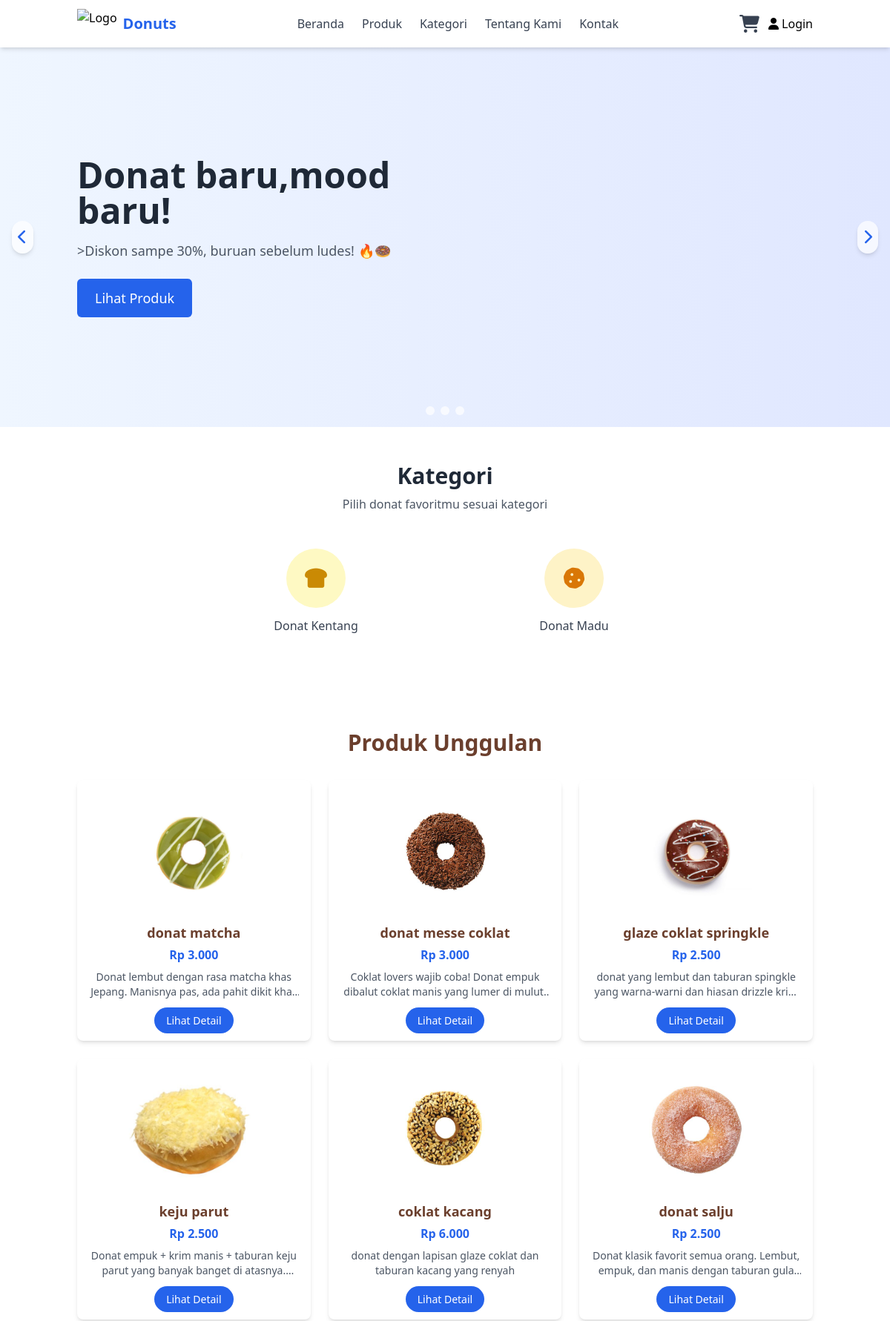
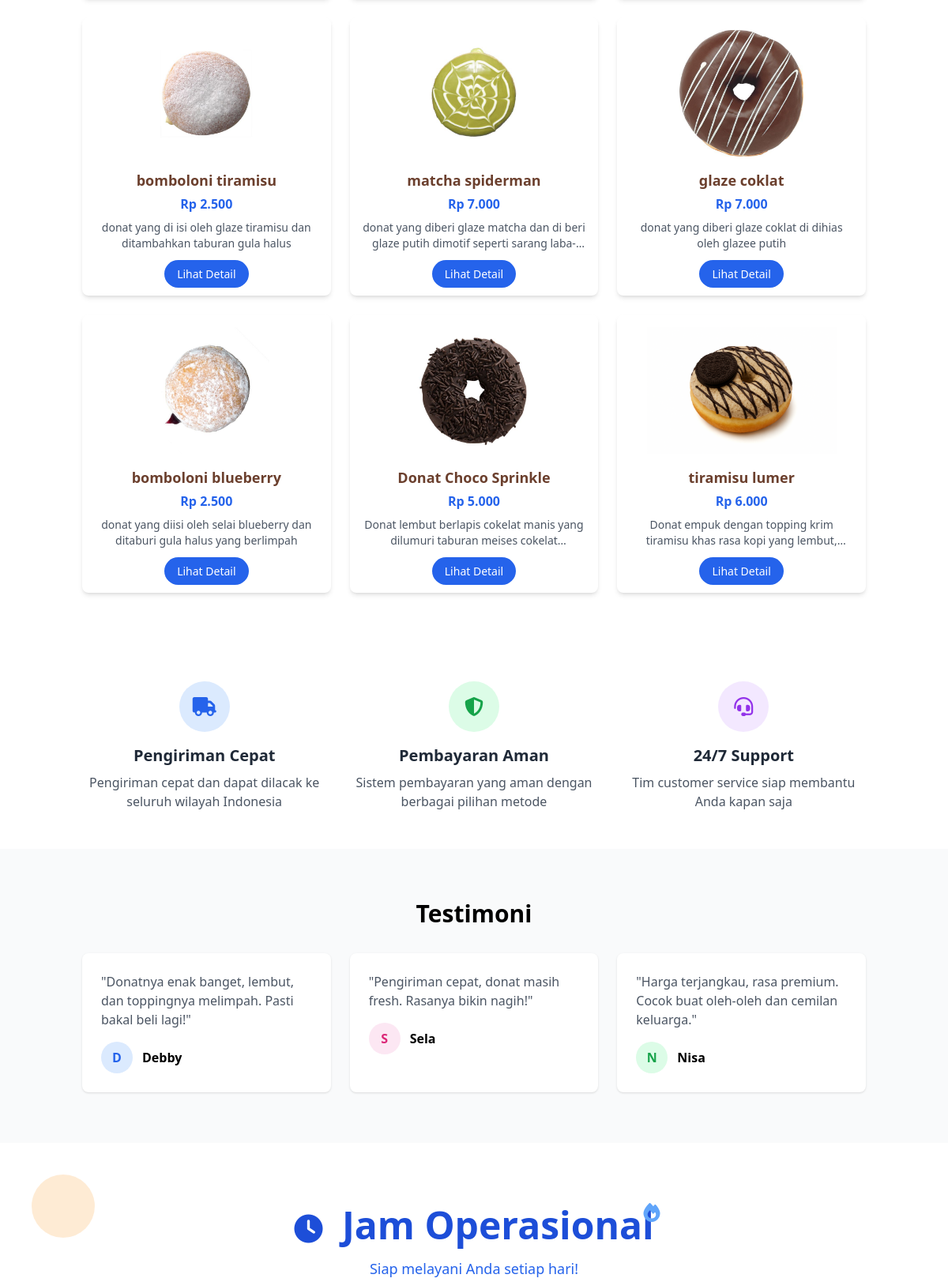
The page / (upper part) on the database its author committed (2 pictures, top to bottom).
### tables this page shows
CREATE TABLE `produk` (
  `id` int NOT NULL,
  `nama` varchar(255) DEFAULT NULL,
  `harga` int DEFAULT NULL,
  `stok` int DEFAULT NULL,
  `foto` text,
  `deskripsi` text,
  `id_kategori` int NOT NULL
);

### index.php (the view, shortened to what this page needs)
<?php
$user = null;
?>
<!DOCTYPE html>
<html lang="en">
<head>
    <script src="https://cdn.tailwindcss.com"></script>
    <link rel="stylesheet" href="https://cdnjs.cloudflare.com/ajax/libs/font-awesome/6.4.0/css/all.min.css">
</head>
<body class="bg-gray-50 font-sans">
<nav class="bg-white shadow-md sticky top-0 z-50">
    <div class="container mx-auto px-4 py-3 flex justify-between items-center">
        <div class="flex items-center space-x-2">
            <img src="https://i.pinimg.com/736x/7d/a5/e8/7da5e8d2640d92b429cbcfee78355263.jpg" alt="Logo" class="h-10">
            <span class="text-xl font-bold text-blue-600">Donuts</span>
        </div>
        <div class="hidden md:flex space-x-6">
            <a href="index.php" class="text-gray-700 hover:text-blue-600 font-medium">Beranda</a>
            <a href="produk.php" class="text-gray-700 hover:text-blue-600 font-medium">Produk</a>
            <a href="kategori.php" class="text-gray-700 hover:text-blue-600 font-medium">Kategori</a>
            <a href="tentang.php" class="text-gray-700 hover:text-blue-600 font-medium">Tentang Kami</a>
            <a href="kontak.php" class="text-gray-700 hover:text-blue-600 font-medium">Kontak</a>
        </div>
        <div class="flex items-center space-x-3">
            <a href="keranjang.php" class="relative inline-block">
                <i class="fa-solid fa-cart-shopping text-2xl text-gray-700"></i>
            </a>
            <?php if (!empty($user)): ?>
                <a href="profile.php" class="flex items-center space-x-2 hover:text-blue-600">
                    <img src="img/<?= htmlspecialchars($user['profile_picture'] ?? 'default.jpg') ?>"
                         alt="Profile" class="h-8 w-8 rounded-full object-cover">
                    <span><?= htmlspecialchars($user['username']) ?></span>
                </a>
            <?php else: ?>
                <a href="login.php" class="hover:text-blue-600">
                    <i class="fas fa-user"></i> Login
                </a>
            <?php endif; ?>
        </div>
    </div>
</nav>
    <section class="relative overflow-hidden">
        <div class="carousel-container relative h-96 md:h-[32rem]">
            <div class="carousel-slide active absolute inset-0 w-full h-full flex items-center bg-gradient-to-r from-blue-50 to-indigo-100">
                <div class="container mx-auto px-4 flex flex-col md:flex-row items-center">
                    <div class="md:w-1/2 mb-8 md:mb-0">
                        <h1 class="text-4xl md:text-5xl font-bold text-gray-800 mb-4">Donat baru,mood baru!</h1>
                        <p class="text-lg text-gray-600 mb-6">>Diskon sampe 30%, buruan sebelum ludes! 🔥🍩</p>
                      <button onclick="window.location.href='produk.php'"
    class="bg-blue-600 hover:bg-blue-700 text-white px-6 py-3 rounded-md font-medium text-lg transition duration-300">
</button>
                    </div>
                </div>
            </div>
        <button id="prev-btn" class="absolute left-4 top-1/2 transform -translate-y-1/2 bg-white bg-opacity-70 hover:bg-opacity-100 p-2 rounded-full shadow-md">
            <i class="fas fa-chevron-left text-blue-600 text-xl"></i>
        </button>
        <button id="next-btn" class="absolute right-4 top-1/2 transform -translate-y-1/2 bg-white bg-opacity-70 hover:bg-opacity-100 p-2 rounded-full shadow-md">
            <i class="fas fa-chevron-right text-blue-600 text-xl"></i>
        </button>
        <div class="absolute bottom-4 left-1/2 transform -translate-x-1/2 flex space-x-2">
            <span class="carousel-indicator w-3 h-3 rounded-full bg-white bg-opacity-70 cursor-pointer active"></span>
            <span class="carousel-indicator w-3 h-3 rounded-full bg-white bg-opacity-70 cursor-pointer"></span>
            <span class="carousel-indicator w-3 h-3 rounded-full bg-white bg-opacity-70 cursor-pointer"></span>
        </div>
    </section>
<section class="py-12 bg-white">
    <div class="container mx-auto px-4">
        <h2 class="text-3xl font-bold text-center text-gray-800 mb-2">Kategori</h2>
        <p class="text-gray-600 text-center max-w-2xl mx-auto mb-8">
            Pilih donat favoritmu sesuai kategori
        </p>
        <div class="grid grid-cols-1 sm:grid-cols-2 gap-6 max-w-2xl mx-auto">
            <a href="kategori.php?kategori=donat-kentang" class="category-card group flex flex-col items-center p-4 rounded-lg hover:bg-gray-50 transition duration-300">
                <div class="w-20 h-20 bg-yellow-100 rounded-full flex items-center justify-center mb-3 group-hover:bg-yellow-200 transition duration-300">
                    <i class="fas fa-bread-slice text-yellow-600 text-3xl"></i>
                </div>
                <span class="font-medium text-gray-700">Donat Kentang</span>
            </a>
            <a href="kategori.php?kategori=donat-madu" class="category-card group flex flex-col items-center p-4 rounded-lg hover:bg-gray-50 transition duration-300">
                <div class="w-20 h-20 bg-amber-100 rounded-full flex items-center justify-center mb-3 group-hover:bg-amber-200 transition duration-300">
                    <i class="fas fa-cookie text-amber-600 text-3xl"></i>
                </div>
                <span class="font-medium text-gray-700">Donat Madu</span>
            </a>
        </div>
    </div>
</section>
           <section class="py-16 bg-white">
    <div class="container mx-auto px-4">
        <h2 class="text-2xl md:text-3xl font-bold text-center text-[#6B3F2D] mb-8">Produk Unggulan</h2>
        <div class="grid grid-cols-1 sm:grid-cols-2 md:grid-cols-3 gap-6">
            <?php
            include 'config.php';
            $hasil = mysqli_query($koneksi, "SELECT * FROM produk");
            while($data = mysqli_fetch_array($hasil)) {
            ?>
            <div class="product-card bg-white rounded-lg shadow-md p-4 text-center hover:shadow-lg transition">
                <div class="w-full h-40 flex justify-center items-center overflow-hidden mb-4">
                    <img src="img/<?= $data['foto'] ?>" alt="<?= $data['nama'] ?>" class="h-full object-contain">
                </div>
                <h3 class="text-lg font-semibold text-[#6B3F2D] mb-1"><?= $data['nama'] ?></h3>
                <p class="text-base font-bold text-blue-600 mb-2">
                    Rp <?= number_format($data['harga'], 0, ',', '.') ?>
                </p>
                <p class="text-sm text-gray-600 mb-4 line-clamp-2"><?= $data['deskripsi'] ?></p>
                <a href="detail.php?id=<?= $data['id'] ?>" class="bg-blue-600 text-white text-sm px-4 py-2 rounded-full hover:bg-blue-700 transition duration-300">
                    Lihat Detail
                </a>
            </div>
            <?php } ?>
        </div>
    </div>
</section>
    <section class="py-12 bg-white">
        <div class="container mx-auto px-4">
            <div class="grid md:grid-cols-3 gap-8">
                <div class="text-center">
                    <div class="w-16 h-16 bg-blue-100 rounded-full flex items-center justify-center mx-auto mb-4">
                        <i class="fas fa-truck text-blue-600 text-2xl"></i>
                    </div>
                    <h3 class="text-xl font-bold text-gray-800 mb-2">Pengiriman Cepat</h3>
                    <p class="text-gray-600">Pengiriman cepat dan dapat dilacak ke seluruh wilayah Indonesia</p>
                </div>
                <div class="text-center">
                    <div class="w-16 h-16 bg-green-100 rounded-full flex items-center justify-center mx-auto mb-4">
                        <i class="fas fa-shield-alt text-green-600 text-2xl"></i>
                    </div>
                    <h3 class="text-xl font-bold text-gray-800 mb-2">Pembayaran Aman</h3>
                    <p class="text-gray-600">Sistem pembayaran yang aman dengan berbagai pilihan metode</p>
                </div>
                <div class="text-center">
                    <div class="w-16 h-16 bg-purple-100 rounded-full flex items-center justify-center mx-auto mb-4">
                        <i class="fas fa-headset text-purple-600 text-2xl"></i>
                    </div>
                    <h3 class="text-xl font-bold text-gray-800 mb-2">24/7 Support</h3>
                    <p class="text-gray-600">Tim customer service siap membantu Anda kapan saja</p>
                </div>
            </div>
        </div>
    </section>
<section class="py-16 bg-gray-50">
    <div class="container mx-auto px-4">
        <h2 class="text-2xl md:text-3xl font-bold text-center text-[#000000] mb-8">Testimoni</h2>
        <div class="grid grid-cols-1 md:grid-cols-3 gap-6">
            <div class="bg-white p-6 rounded-lg shadow hover:shadow-lg transition">
                <p class="text-gray-600 mb-4">"Donatnya enak banget, lembut, dan toppingnya melimpah. Pasti bakal beli lagi!"</p>
                <div class="flex items-center">
                    <div class="w-10 h-10 bg-blue-100 rounded-full flex items-center justify-center font-bold text-blue-600">D</div>
                    <span class="ml-3 font-semibold text-[#000000]">Debby</span>
                </div>
            </div>
            <div class="bg-white p-6 rounded-lg shadow hover:shadow-lg transition">
                <p class="text-gray-600 mb-4">"Pengiriman cepat, donat masih fresh. Rasanya bikin nagih!"</p>
                <div class="flex items-center">
                    <div class="w-10 h-10 bg-pink-100 rounded-full flex items-center justify-center font-bold text-pink-600">S</div>
                    <span class="ml-3 font-semibold text-[#000000]">Sela</span>
                </div>
            </div>
            <div class="bg-white p-6 rounded-lg shadow hover:shadow-lg transition">
                <p class="text-gray-600 mb-4">"Harga terjangkau, rasa premium. Cocok buat oleh-oleh dan cemilan keluarga."</p>
                <div class="flex items-center">
                    <div class="w-10 h-10 bg-green-100 rounded-full flex items-center justify-center font-bold text-green-600">N</div>
                    <span class="ml-3 font-semibold text-[#000000]">Nisa</span>
                </div>
            </div>
        </div>
    </div>
</section>
<section class="py-20 bg-white relative overflow-hidden">
  <div class="absolute top-10 left-10 w-20 h-20 bg-orange-200 rounded-full opacity-50 animate-float"></div>
<div class="container mx-auto px-6 relative z-10">
  <div class="text-center mb-16">
    <div class="inline-block relative">
      <h2 class="text-5xl font-bold text-blue-700 mb-4 animate-fade-in-up">
        <i class="fas fa-clock text-4xl mr-3"></i>
        Jam Operasional
      </h2>
      <div class="absolute -top-2 -right-2 text-2xl animate-bounce">
        <i class="fas fa-fire text-blue-400"></i>
      </div>
    </div>
    <p class="text-lg text-blue-600 font-medium">Siap melayani Anda setiap hari!</p>
  </div>
  </div>
</section>
</body>
</html>

### index.php (style rules this page uses)
.carousel-slide { transition: opacity 0.5s ease-in-out; }
.carousel-slide.active { opacity: 1; }

### rows shown on the page
produk: foto+nama (picture), nama "donat matcha", harga "3.000", deskripsi "Donat lembut dengan rasa matcha khas Jepang. Manisnya pas, ada pahit dikit…"
produk: foto (picture), nama "donat messe coklat", harga "3.000", deskripsi "Coklat lovers wajib coba! Donat empuk dibalut coklat manis yang lumer di…"
produk: foto (picture), nama "glaze coklat springkle", harga "2.500", deskripsi "donat yang lembut dan taburan spingkle yang warna-warni dan hiasan drizzle…"
produk: foto+nama (picture), nama "keju parut", harga "2.500", deskripsi "Donat empuk + krim manis + taburan keju parut yang banyak banget di…"
produk: foto+nama (picture), nama "coklat kacang", harga "6.000", deskripsi "donat dengan lapisan glaze coklat dan taburan kacang yang renyah"
produk: foto (picture), nama "donat salju", harga "2.500", deskripsi "Donat klasik favorit semua orang. Lembut, empuk, dan manis dengan taburan…"
produk: foto (picture), nama "bomboloni tiramisu", harga "2.500", deskripsi "donat yang di isi oleh glaze tiramisu dan ditambahkan taburan gula halus"
produk: foto (picture), nama "matcha spiderman", harga "7.000", deskripsi "donat yang diberi glaze matcha dan di beri glaze putih dimotif seperti…"
produk: foto (picture), nama "glaze coklat", harga "7.000", deskripsi "donat yang diberi glaze coklat di dihias oleh glazee putih"
produk: foto (picture), nama "bomboloni blueberry", harga "2.500", deskripsi "donat yang diisi oleh selai blueberry dan ditaburi gula halus yang berlimpah"
produk: foto (picture), nama "Donat Choco Sprinkle", harga "5.000", deskripsi "Donat lembut berlapis cokelat manis yang dilumuri taburan meises…"
produk: foto (picture), nama "tiramisu lumer", harga "6.000", deskripsi "Donat empuk dengan topping krim tiramisu khas rasa kopi yang…"
